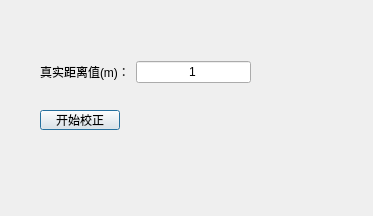
<?xml version="1.0" encoding="UTF-8"?>
<ui version="4.0">
 <class>autoCalibration_Dialog</class>
 <widget class="QDialog" name="autoCalibration_Dialog">
  <property name="geometry">
   <rect>
    <x>0</x>
    <y>0</y>
    <width>373</width>
    <height>216</height>
   </rect>
  </property>
  <property name="windowTitle">
   <string>相机自动校正窗口</string>
  </property>
  <widget class="QPushButton" name="startCalibration_pushButton">
   <property name="geometry">
    <rect>
     <x>40</x>
     <y>110</y>
     <width>80</width>
     <height>20</height>
    </rect>
   </property>
   <property name="text">
    <string>开始校正</string>
   </property>
  </widget>
  <widget class="QLabel" name="status_label">
   <property name="geometry">
    <rect>
     <x>140</x>
     <y>110</y>
     <width>111</width>
     <height>16</height>
    </rect>
   </property>
   <property name="text">
    <string/>
   </property>
  </widget>
  <widget class="QWidget" name="">
   <property name="geometry">
    <rect>
     <x>40</x>
     <y>60</y>
     <width>211</width>
     <height>24</height>
    </rect>
   </property>
   <layout class="QHBoxLayout" name="horizontalLayout">
    <item>
     <widget class="QLabel" name="label">
      <property name="text">
       <string>真实距离值(m)：</string>
      </property>
     </widget>
    </item>
    <item>
     <widget class="QLineEdit" name="lineEdit">
      <property name="text">
       <string>1</string>
      </property>
      <property name="alignment">
       <set>Qt::AlignCenter</set>
      </property>
     </widget>
    </item>
   </layout>
  </widget>
 </widget>
 <resources/>
 <connections/>
</ui>
